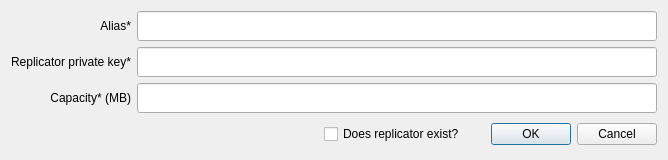
<?xml version="1.0" encoding="UTF-8"?>
<ui version="4.0">
 <class>ReplicatorOnBoardingDialog</class>
 <widget class="QDialog" name="ReplicatorOnBoardingDialog">
  <property name="geometry">
   <rect>
    <x>0</x>
    <y>0</y>
    <width>668</width>
    <height>160</height>
   </rect>
  </property>
  <property name="windowTitle">
   <string>Dialog</string>
  </property>
  <layout class="QVBoxLayout" name="verticalLayout">
   <item>
    <layout class="QGridLayout" name="gridLayout">
     <item row="2" column="1">
      <widget class="QLineEdit" name="capacity">
       <property name="minimumSize">
        <size>
         <width>450</width>
         <height>30</height>
        </size>
       </property>
       <property name="maximumSize">
        <size>
         <width>16777215</width>
         <height>30</height>
        </size>
       </property>
      </widget>
     </item>
     <item row="0" column="1">
      <widget class="QLineEdit" name="alias">
       <property name="minimumSize">
        <size>
         <width>450</width>
         <height>30</height>
        </size>
       </property>
      </widget>
     </item>
     <item row="1" column="0">
      <widget class="QLabel" name="label">
       <property name="text">
        <string>Replicator private key*</string>
       </property>
       <property name="alignment">
        <set>Qt::AlignRight|Qt::AlignTrailing|Qt::AlignVCenter</set>
       </property>
      </widget>
     </item>
     <item row="1" column="1">
      <widget class="QLineEdit" name="replicatorKey">
       <property name="minimumSize">
        <size>
         <width>450</width>
         <height>30</height>
        </size>
       </property>
       <property name="maximumSize">
        <size>
         <width>16777215</width>
         <height>30</height>
        </size>
       </property>
      </widget>
     </item>
     <item row="2" column="0">
      <widget class="QLabel" name="label_2">
       <property name="text">
        <string>Capacity* (MB)</string>
       </property>
       <property name="alignment">
        <set>Qt::AlignRight|Qt::AlignTrailing|Qt::AlignVCenter</set>
       </property>
      </widget>
     </item>
     <item row="0" column="0">
      <widget class="QLabel" name="label_3">
       <property name="text">
        <string>Alias*</string>
       </property>
       <property name="alignment">
        <set>Qt::AlignRight|Qt::AlignTrailing|Qt::AlignVCenter</set>
       </property>
      </widget>
     </item>
     <item row="3" column="1">
      <layout class="QHBoxLayout" name="horizontalLayout_4">
       <item>
        <spacer name="horizontalSpacer">
         <property name="orientation">
          <enum>Qt::Horizontal</enum>
         </property>
         <property name="sizeHint" stdset="0">
          <size>
           <width>40</width>
           <height>20</height>
          </size>
         </property>
        </spacer>
       </item>
       <item>
        <widget class="QCheckBox" name="checkBox">
         <property name="text">
          <string>Does replicator exist?</string>
         </property>
        </widget>
       </item>
       <item>
        <widget class="QDialogButtonBox" name="buttonBox">
         <property name="minimumSize">
          <size>
           <width>0</width>
           <height>30</height>
          </size>
         </property>
         <property name="maximumSize">
          <size>
           <width>16777215</width>
           <height>30</height>
          </size>
         </property>
         <property name="orientation">
          <enum>Qt::Horizontal</enum>
         </property>
         <property name="standardButtons">
          <set>QDialogButtonBox::Cancel|QDialogButtonBox::Ok</set>
         </property>
        </widget>
       </item>
      </layout>
     </item>
    </layout>
   </item>
  </layout>
 </widget>
 <resources/>
 <connections>
  <connection>
   <sender>buttonBox</sender>
   <signal>accepted()</signal>
   <receiver>ReplicatorOnBoardingDialog</receiver>
   <slot>accept()</slot>
   <hints>
    <hint type="sourcelabel">
     <x>248</x>
     <y>254</y>
    </hint>
    <hint type="destinationlabel">
     <x>157</x>
     <y>274</y>
    </hint>
   </hints>
  </connection>
  <connection>
   <sender>buttonBox</sender>
   <signal>rejected()</signal>
   <receiver>ReplicatorOnBoardingDialog</receiver>
   <slot>reject()</slot>
   <hints>
    <hint type="sourcelabel">
     <x>316</x>
     <y>260</y>
    </hint>
    <hint type="destinationlabel">
     <x>286</x>
     <y>274</y>
    </hint>
   </hints>
  </connection>
 </connections>
</ui>
